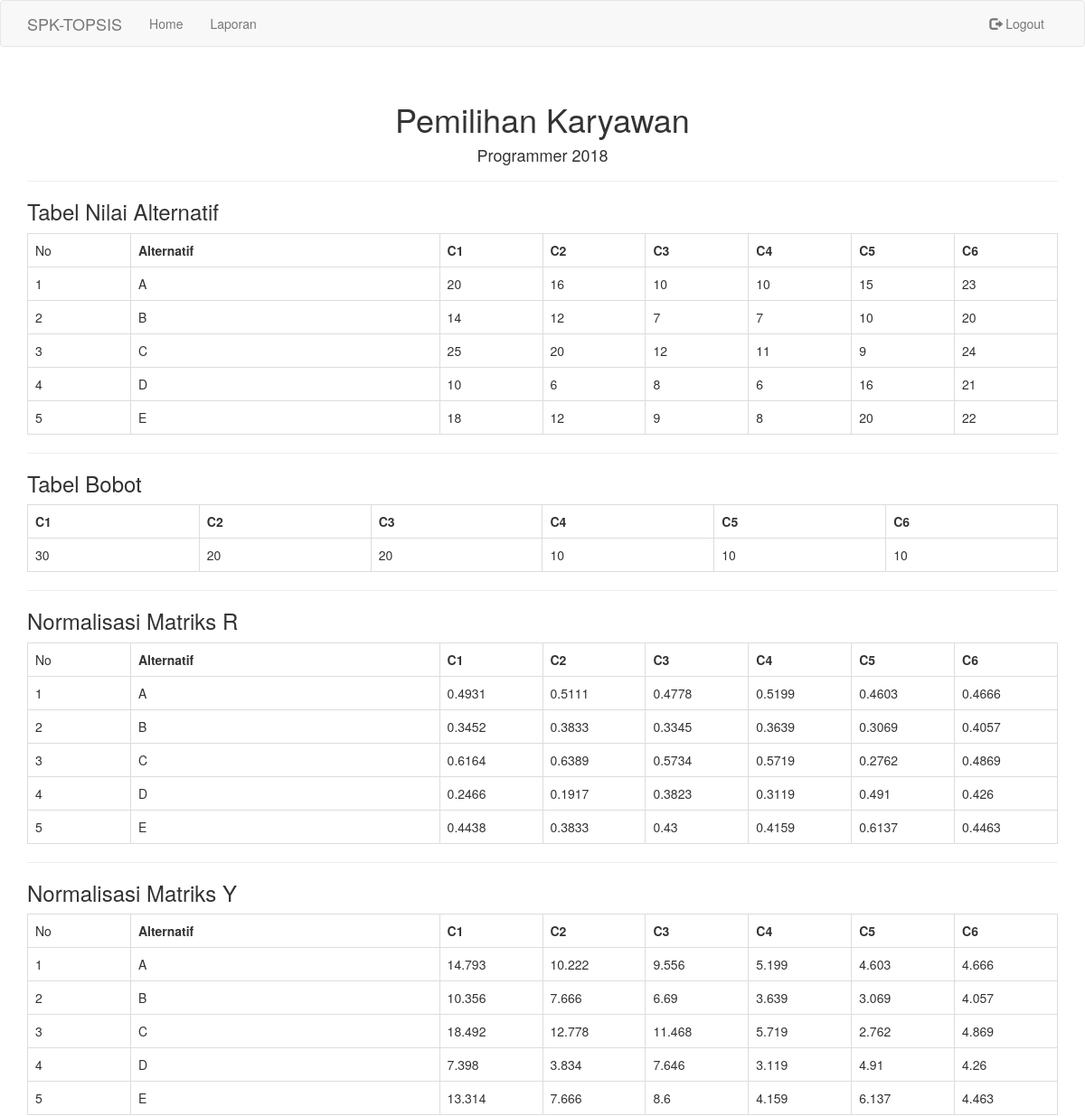
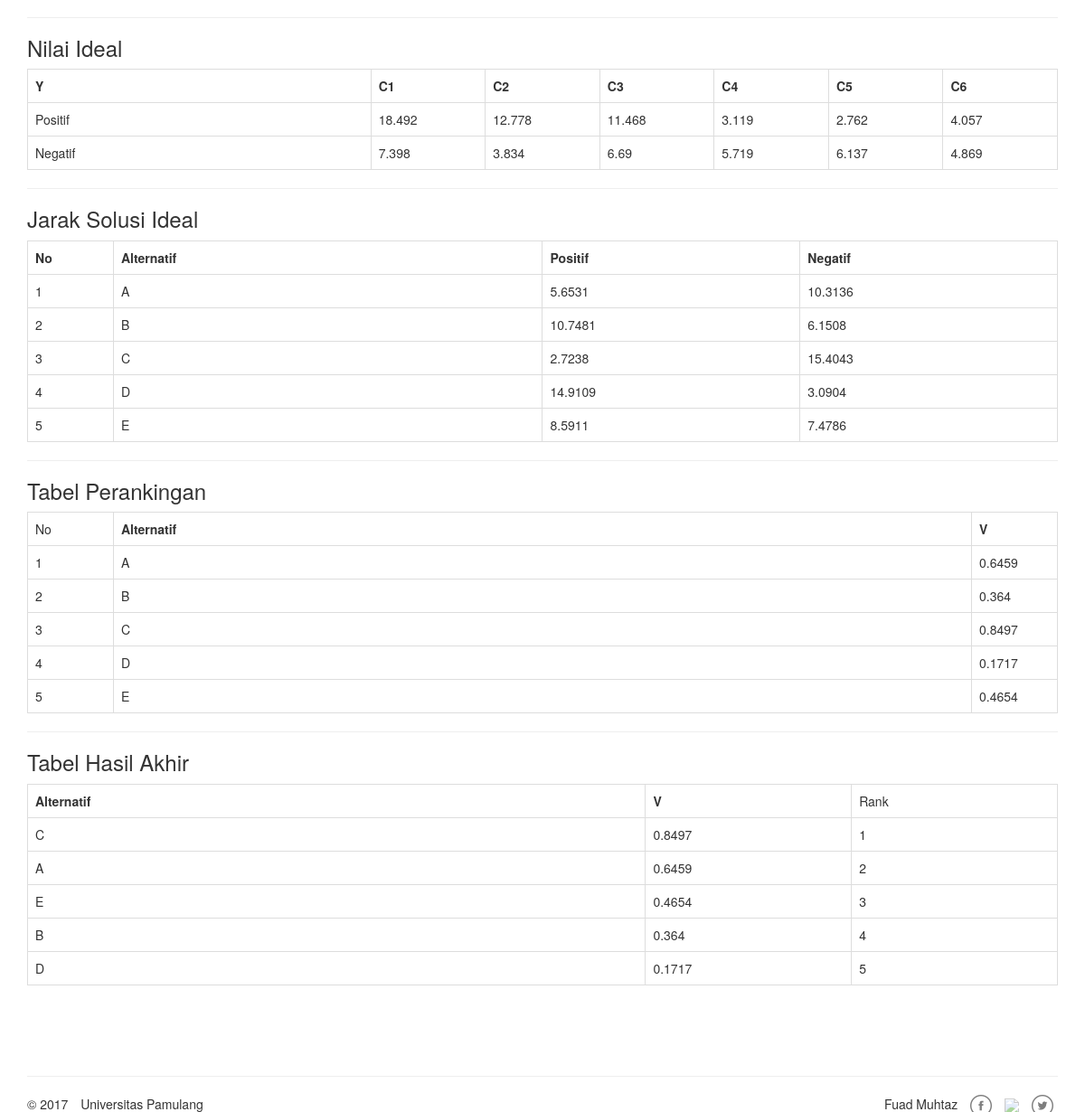
The app's page /detail-laporan.php?id=2 (signed in) with its own data (2 pictures, top to bottom).
### tables this page shows
CREATE TABLE `pemilihan` (
  `id` int(11) NOT NULL,
  `keterangan` varchar(255) NOT NULL,
  `tanggal` date NOT NULL,
  `status` varchar(20) NOT NULL
);

CREATE TABLE `nilai` (
  `id_pemilihan` int(11) NOT NULL,
  `c1` double NOT NULL,
  `c2` double NOT NULL,
  `c3` double NOT NULL,
  `c4` double NOT NULL,
  `c5` double NOT NULL,
  `c6` double NOT NULL
);

CREATE TABLE `alternatif` (
  `id_pemilihan` int(11) NOT NULL,
  `alternatif` varchar(255) NOT NULL
);

CREATE TABLE `bobot` (
  `id_pemilihan` int(11) NOT NULL,
  `c1` double NOT NULL,
  `c2` double NOT NULL,
  `c3` double NOT NULL,
  `c4` double NOT NULL,
  `c5` double NOT NULL,
  `c6` double NOT NULL
);

CREATE TABLE `matrik_r` (
  `id_pemilihan` int(11) NOT NULL,
  `c1` double NOT NULL,
  `c2` double NOT NULL,
  `c3` double NOT NULL,
  `c4` double NOT NULL,
  `c5` double NOT NULL,
  `c6` double NOT NULL
);

CREATE TABLE `matrik_y` (
  `id_pemilihan` int(11) NOT NULL,
  `c1` double NOT NULL,
  `c2` double NOT NULL,
  `c3` double NOT NULL,
  `c4` double NOT NULL,
  `c5` double NOT NULL,
  `c6` double NOT NULL
);

CREATE TABLE `nilai_ideal` (
  `id_pemilihan` int(11) NOT NULL,
  `ideal` varchar(20) NOT NULL,
  `c1` double NOT NULL,
  `c2` double NOT NULL,
  `c3` double NOT NULL,
  `c4` double NOT NULL,
  `c5` double NOT NULL,
  `c6` double NOT NULL
);

CREATE TABLE `jarak_solusi_ideal` (
  `id_pemilihan` int(11) NOT NULL,
  `positif` double NOT NULL,
  `negatif` double NOT NULL
);

CREATE TABLE `ranking` (
  `id_pemilihan` int(11) NOT NULL,
  `v` double NOT NULL
);

### detail-laporan.php (the view, shortened to what this page needs)
<?php
require './includes/config.php';
$req = $dbc->prepare("SELECT * FROM pemilihan WHERE id = ?");
$req->bindParam(1, $_GET['id']);
$req->execute();
$pemilihan = $req->fetch();
$req = $dbc->prepare("SELECT * FROM alternatif WHERE id_pemilihan = ?");
$req->bindParam(1, $_GET['id']);
$req->execute();
$alternatif = $req->fetchAll();
$req = $dbc->prepare("SELECT * FROM nilai WHERE id_pemilihan = ?");
$req->bindParam(1, $_GET['id']);
$req->execute();
$nilai = $req->fetchAll();
$req = $dbc->prepare("SELECT * FROM bobot WHERE id_pemilihan = ?");
$req->bindParam(1, $_GET['id']);
$req->execute();
$bobot = $req->fetch();
$req = $dbc->prepare("SELECT * FROM matrik_r WHERE id_pemilihan = ?");
$req->bindParam(1, $_GET['id']);
$req->execute();
$r = $req->fetchAll();
$req = $dbc->prepare("SELECT * FROM matrik_y WHERE id_pemilihan = ?");
$req->bindParam(1, $_GET['id']);
$req->execute();
$y = $req->fetchAll();
$req = $dbc->prepare("SELECT * FROM nilai_ideal WHERE id_pemilihan = ?");
$req->bindParam(1, $_GET['id']);
$req->execute();
$a = $req->fetchAll();
$req = $dbc->prepare("SELECT * FROM jarak_solusi_ideal WHERE id_pemilihan = ?");
$req->bindParam(1, $_GET['id']);
$req->execute();
$d = $req->fetchAll();
$req = $dbc->prepare("SELECT * FROM ranking WHERE id_pemilihan = ?");
$req->bindParam(1, $_GET['id']);
$req->execute();
$v = $req->fetchAll();
include './includes/header.php';
?>
<div class="col-md-12">
    <div class="page-header text-center">
        <h1>Pemilihan Karyawan</h1>
        <h4><?php echo $pemilihan['keterangan']; ?></h4>
    </div>
    <h3>Tabel Nilai Alternatif</h3>
    <table class="table table-bordered">
        <tr>
            <td class="col-md-1">No</td>
            <th class="col-md-3">Alternatif</th>
            <th class="col-md-1">C1</th>
            <th class="col-md-1">C2</th>
            <th class="col-md-1">C3</th>
            <th class="col-md-1">C4</th>
            <th class="col-md-1">C5</th>
            <th class="col-md-1">C6</th>
        </tr>
        <?php
        for($i = 0; $i < count($alternatif); $i++) {
            echo '<tr>
                    <td class="col-md-1">'.($i+1).'</td>
                    <td class="col-md-3">'.$alternatif[$i]['alternatif'].'</td>
                    <td class="col-md-1">'.$nilai[$i]['c1'].'</td>
                    <td class="col-md-1">'.$nilai[$i]['c2'].'</td>
                    <td class="col-md-1">'.$nilai[$i]['c3'].'</td>
                    <td class="col-md-1">'.$nilai[$i]['c4'].'</td>
                    <td class="col-md-1">'.$nilai[$i]['c5'].'</td>
                    <td class="col-md-1">'.$nilai[$i]['c6'].'</td>
                </tr>';
        }
        ?>
    </table>
    <hr />
    <h3>Tabel Bobot</h3>
    <table class="table table-bordered">
        <tr>
            <th class="col-md-2">C1</th>
            <th class="col-md-2">C2</th>
            <th class="col-md-2">C3</th>
            <th class="col-md-2">C4</th>
            <th class="col-md-2">C5</th>
            <th class="col-md-2">C6</th>
        </tr>
        <?php
        echo '<tr>
                <td class="col-md-1">'.$bobot['c1'].'</td>
                <td class="col-md-1">'.$bobot['c2'].'</td>
                <td class="col-md-1">'.$bobot['c3'].'</td>
                <td class="col-md-1">'.$bobot['c4'].'</td>
                <td class="col-md-1">'.$bobot['c5'].'</td>
                <td class="col-md-1">'.$bobot['c6'].'</td>
            </tr>';
        ?>
    </table>
    <hr />
    <h3>Normalisasi Matriks R</h3>
    <table class="table table-bordered">
        <tr>
            <td class="col-md-1">No</td>
            <th class="col-md-3">Alternatif</th>
            <th class="col-md-1">C1</th>
            <th class="col-md-1">C2</th>
            <th class="col-md-1">C3</th>
            <th class="col-md-1">C4</th>
            <th class="col-md-1">C5</th>
            <th class="col-md-1">C6</th>
        </tr>
        <?php
        for($i = 0; $i < count($alternatif); $i++) {
            echo '<tr>
                    <td class="col-md-1">'.($i+1).'</td>
                    <td class="col-md-3">'.$alternatif[$i]['alternatif'].'</td>
                    <td class="col-md-1">'.$r[$i]['c1'].'</td>
                    <td class="col-md-1">'.$r[$i]['c2'].'</td>
                    <td class="col-md-1">'.$r[$i]['c3'].'</td>
                    <td class="col-md-1">'.$r[$i]['c4'].'</td>
                    <td class="col-md-1">'.$r[$i]['c5'].'</td>
                    <td class="col-md-1">'.$r[$i]['c6'].'</td>
                </tr>';
        }
        ?>
    </table>
    <hr />
    <h3>Normalisasi Matriks Y</h3>
    <table class="table table-bordered">
        <tr>
            <td class="col-md-1">No</td>
            <th class="col-md-3">Alternatif</th>
            <th class="col-md-1">C1</th>
            <th class="col-md-1">C2</th>
            <th class="col-md-1">C3</th>
            <th class="col-md-1">C4</th>
            <th class="col-md-1">C5</th>
            <th class="col-md-1">C6</th>
        </tr>
        <?php
        for($i = 0; $i < count($alternatif); $i++) {
            echo '<tr>
                    <td class="col-md-1">'.($i+1).'</td>
                    <td class="col-md-3">'.$alternatif[$i]['alternatif'].'</td>
                    <td class="col-md-1">'.$y[$i]['c1'].'</td>
                    <td class="col-md-1">'.$y[$i]['c2'].'</td>
                    <td class="col-md-1">'.$y[$i]['c3'].'</td>
                    <td class="col-md-1">'.$y[$i]['c4'].'</td>
                    <td class="col-md-1">'.$y[$i]['c5'].'</td>
                    <td class="col-md-1">'.$y[$i]['c6'].'</td>
                </tr>';
        }
        ?>
    </table>
    <hr />
    <h3>Nilai Ideal</h3>
    <table class="table table-bordered">
        <tr>
            <th class="col-md-3">Y</th>
            <th class="col-md-1">C1</th>
            <th class="col-md-1">C2</th>
            <th class="col-md-1">C3</th>
            <th class="col-md-1">C4</th>
            <th class="col-md-1">C5</th>
            <th class="col-md-1">C6</th>
        </tr>
        <?php
        foreach ($a as $ideal => $y) {
            echo '<tr>
                    <td class="col-md-2">'.ucfirst($y['ideal']).'</td>
                    <td class="col-md-1">'.$y['c1'].'</td>
                    <td class="col-md-1">'.$y['c2'].'</td>
                    <td class="col-md-1">'.$y['c3'].'</td>
                    <td class="col-md-1">'.$y['c4'].'</td>
                    <td class="col-md-1">'.$y['c5'].'</td>
                    <td class="col-md-1">'.$y['c6'].'</td>
                </tr>';
        }
        ?>
    </table>
    <hr />
    <h3>Jarak Solusi Ideal</h3>
    <table class="table table-bordered">
        <tr>
            <th class="col-md-1">No</th>
            <th class="col-md-5">Alternatif</th>
            <th class="col-md-3">Positif</th>
            <th class="col-md-3">Negatif</th>
        </tr>
        <?php
        for ($i = 0; $i < count($alternatif); $i++) {
            echo '<tr>
                    <td class="col-md-1">'.($i+1).'</td>
                    <td class="col-md-5">'.$alternatif[$i]['alternatif'].'</td>
                    <td class="col-md-3">'.$d[$i]['positif'].'</td>
                    <td class="col-md-3">'.$d[$i]['negatif'].'</td>
                </tr>';
        }
        ?>
    </table>
    <hr />
    <h3>Tabel Perankingan</h3>
    <table class="table table-bordered">
        <tr>
            <td class="col-md-1">No</td>
            <th class="col-md-3">Alternatif</th>
            <th class="col-md-1">V</th>
        </tr>
        <?php
        for($i = 0; $i < count($alternatif); $i++) {
            echo '<tr>
                    <td class="col-md-1">'.($i+1).'</td>
                    <td class="col-md-10">'.$alternatif[$i]['alternatif'].'</td>
                    <td class="col-md-1">'.$v[$i]['v'].'</td>
                </tr>';
        }
        ?>
    </table>
    <hr />
    <?php
    $hasil = array();
    for($i = 0; $i < count($alternatif); $i++) {
        $hasil[] = array(
            "alternatif" => $alternatif[$i]['alternatif'],
            "v" => $v[$i]['v']
        );
    }
    usort($hasil, function($a, $b) {
        return $a['v'] < $b['v'];
    });
    ?>
    <h3>Tabel Hasil Akhir</h3>
    <table class="table table-bordered">
        <tr>
            <th class="col-md-3">Alternatif</th>
            <th class="col-md-1">V</th>
            <td class="col-md-1">Rank</td>
        </tr>
        <?php
        for($i = 0; $i < count($hasil); $i++) {
            echo '<tr>
                    <td class="col-md-3">'.$hasil[$i]['alternatif'].'</td>
                    <td class="col-md-1">'.$hasil[$i]['v'].'</td>
                    <td class="col-md-1">'.($i+1).'</td>
                </tr>';
        }
        ?>
    </table>
</div>
<?php
include './includes/footer.php';
?>

### includes/header.php (shortened to what this page needs)
<!DOCTYPE html>
<html>
<head>
    <link rel="stylesheet" href="css/bootstrap.min.css" type="text/css" />
    <link rel="stylesheet" href="css/styles.css" type="text/css" />
</head>
<body>
    <nav class="navbar navbar-default">
        <div class="container">
            <div class="navbar-header">
                <a class="navbar-brand" href="#">SPK-TOPSIS</a>
            </div>
            <div class="collapse navbar-collapse" id="bs-example-navbar-collapse-1">
                <ul class="nav navbar-nav">
                <?php
                $pages = array(
                    'Home' => 'index.php',
                    );
                if (isset($_SESSION['admin'])) {
                    $pages['Laporan'] = 'laporan.php';
                }
                $this_page = basename($_SERVER['PHP_SELF']);
                foreach ($pages as $key => $value) {
                    echo '<li';
                    if ($this_page == $value) {
                        echo ' class="active"';
                    }
                    echo '><a href="'.$value.'">'.$key.'</a></li>';
                }
                ?>
                </ul>
                <ul class="nav navbar-nav navbar-right">
                <?php
                if (isset($_SESSION['admin'])) {
                    echo '<li><a href="logout.php"><span class="glyphicon glyphicon-log-out" aria-hidden="true"></span> Logout</a></li>';
                }
                ?>
                </ul>
            </div>
        </div>
    </nav>
    <div class="container">
        <div class="row">

### includes/footer.php
        </div>
    </div>
    <footer class="footer">
        <div class="container">
            <hr>
            <ul class="list-inline pull-right">
                <li>Fuad Muhtaz</li>
                <li><a href="https://www.facebook.com/fuadmuhtaz" target="_blank"><img src="img/facebook.png" class="sosmed"></a></li>
                <li><a href="https://github.com/fuadmuhtaz" target="_blank"><img src="img/github.png" class="sosmed"></a></li>
                <li><a href="https://twitter.com/fuadmuhtaz" target="_blank"><img src="img/twitter.png" class="sosmed"></a></li>
            </ul>
            <ul class="list-inline">
                <li>&copy; 2017</li>
                <li>Universitas Pamulang</li>
            </ul>
        </div>
    </footer>
</body>
</html>

### css/styles.css (style rules this page uses)
html { position: relative; min-height: 100%; }
body { margin-bottom: 60px; }
.footer { position: absolute; bottom: 0; width: 100%; height: 60px; }
.sosmed { opacity: .5; }

### records on screen
pemilihan: keterangan "Programmer 2018"
nilai: c1 "20", c2 "16", c3 "10", c4 "10", c5 "15", c6 "23"
alternatif: alternatif "A"
nilai: c1 "14", c2 "12", c3 "7", c4 "7", c5 "10", c6 "20"
alternatif: alternatif "B"
nilai: c1 "25", c2 "20", c3 "12", c4 "11", c5 "9", c6 "24"
alternatif: alternatif "C"
nilai: c1 "10", c2 "6", c3 "8", c4 "6", c5 "16", c6 "21"
alternatif: alternatif "D"
nilai: c1 "18", c2 "12", c3 "9", c4 "8", c5 "20", c6 "22"
alternatif: alternatif "E"
bobot: c1 "30", c2 "20", c3 "20", c4 "10", c5 "10", c6 "10"
matrik_r: c1 "0.4931", c2 "0.5111", c3 "0.4778", c4 "0.5199", c5 "0.4603", c6 "0.4666"
matrik_r: c1 "0.3452", c2 "0.3833", c3 "0.3345", c4 "0.3639", c5 "0.3069", c6 "0.4057"
matrik_r: c1 "0.6164", c2 "0.6389", c3 "0.5734", c4 "0.5719", c5 "0.2762", c6 "0.4869"
matrik_r: c1 "0.2466", c2 "0.1917", c3 "0.3823", c4 "0.3119", c5 "0.491", c6 "0.426"
matrik_r: c1 "0.4438", c2 "0.3833", c3 "0.43", c4 "0.4159", c5 "0.6137", c6 "0.4463"
matrik_y: c1 "14.793", c2 "10.222", c3 "9.556", c4 "5.199", c5 "4.603", c6 "4.666"
matrik_y: c1 "10.356", c2 "7.666", c3 "6.69", c4 "3.639", c5 "3.069", c6 "4.057"
matrik_y: c1 "18.492", c2 "12.778", c3 "11.468", c4 "5.719", c5 "2.762", c6 "4.869"
matrik_y: c1 "7.398", c2 "3.834", c3 "7.646", c4 "3.119", c5 "4.91", c6 "4.26"
matrik_y: c1 "13.314", c2 "7.666", c3 "8.6", c4 "4.159", c5 "6.137", c6 "4.463"
nilai_ideal: ideal "Positif", c1 "18.492", c2 "12.778", c3 "11.468", c4 "3.119", c5 "2.762", c6 "4.057"
nilai_ideal: ideal "Negatif", c1 "7.398", c2 "3.834", c3 "6.69", c4 "5.719", c5 "6.137", c6 "4.869"
jarak_solusi_ideal: positif "5.6531", negatif "10.3136"
jarak_solusi_ideal: positif "10.7481", negatif "6.1508"
jarak_solusi_ideal: positif "2.7238", negatif "15.4043"
jarak_solusi_ideal: positif "14.9109", negatif "3.0904"
jarak_solusi_ideal: positif "8.5911", negatif "7.4786"
ranking: v "0.6459"
ranking: v "0.364"
ranking: v "0.8497"
ranking: v "0.1717"
ranking: v "0.4654"

### other values on screen
$key "Home"
$key "Laporan"
$hasil[$i]['alternatif'] "C"
$hasil[$i]['v'] "0.8497"
$hasil[$i]['alternatif'] "A"
$hasil[$i]['v'] "0.6459"
$hasil[$i]['alternatif'] "E"
$hasil[$i]['v'] "0.4654"
$hasil[$i]['alternatif'] "B"
$hasil[$i]['v'] "0.364"
$hasil[$i]['alternatif'] "D"
$hasil[$i]['v'] "0.1717"
